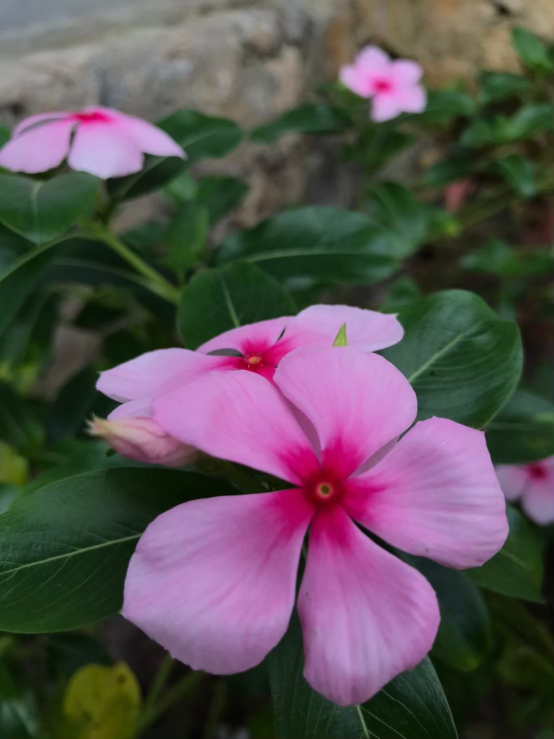
#> input picture Foto bunga.jpeg, 1108 x 1478 px (shown at 1/2 size)
$ python -i Main.py   (imports and definitions only)
#> lines starting #> are read from the running program, lines starting #| are printed output that depends on the picture
#> further down, picture is the input picture: shape (1478, 1108, 3); mean B, G, R 83.7, 80.7, 90.3
import cv2 as cv  # library untuk image processing
import numpy as np
import os  # library untuk clear screen
from matplotlib import pyplot as plt  # untuk menampilkan histogram
import argparse

ap = argparse.ArgumentParser()
# [2 lines not run here, left out]
x_start, y_start, x_end, y_end = 0, 0, 0, 0
cropping = False
getROI = False
refPt = []


# [209 lines left out: functions bandingGambar, fotoResize, menuKonversiRuangWarna, menuPilihFoto, menuBins, menuPerChannel and 2 more, not called in this run]


def imageBlur(foto):
    imgBlur = cv.GaussianBlur(foto, (7, 7), 0)
    bandingGambar(foto, imgBlur, "Blur")


# [24 lines left out: function imageEnchancement, not called in this run]


def equalHistColor(img):
    img_yuv = cv.cvtColor(img, cv.COLOR_BGR2YUV)
#> img_yuv: shape (1478, 1108, 3); mean of channels 0, 1, 2 83.9, 127.9, 133.6
    img_yuv[:, :, 0] = cv.equalizeHist(img_yuv[:, :, 0])
#> img_yuv: shape (1478, 1108, 3); mean of channels 0, 1, 2 128.4, 127.9, 133.6
    img_output = cv.cvtColor(img_yuv, cv.COLOR_YUV2BGR)
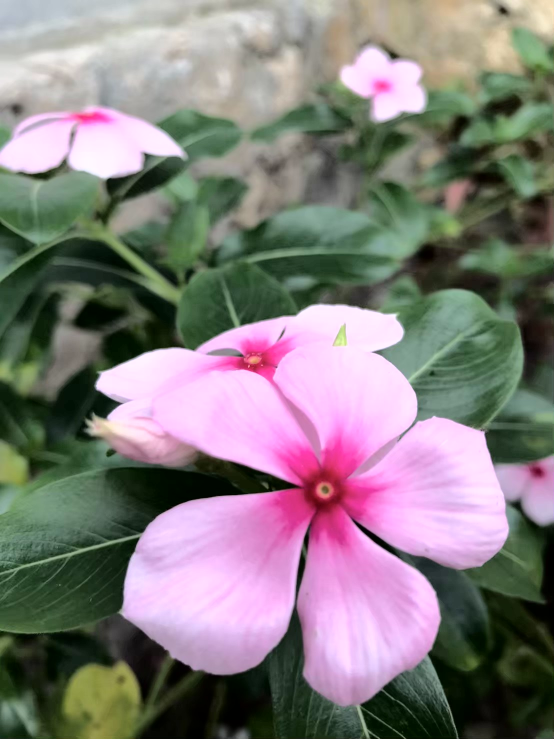
#> img_output: shape (1478, 1108, 3) (shown at 1/2 size); mean B, G, R 125.7, 125.1, 132.5
    return img_output


# [124 lines left out: functions click_and_crop, segmentationColorSpace, cannyEdgeDetector, main, not called in this run]


# [1 line not run here, left out]

>>> import cv2
>>> picture = cv2.imread('Foto bunga.jpeg')
>>> result = equalHistColor(picture)
